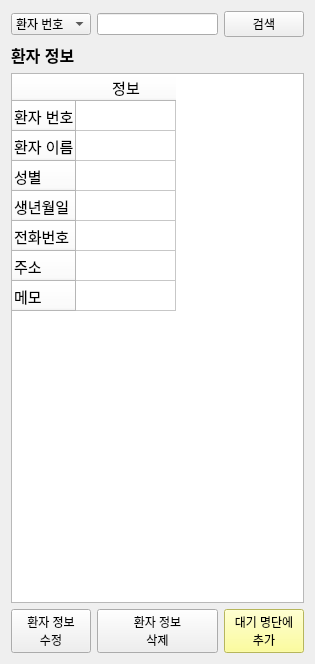
<?xml version="1.0" encoding="UTF-8"?>
<ui version="4.0">
 <class>PatientInfoManager</class>
 <widget class="QWidget" name="PatientInfoManager">
  <property name="geometry">
   <rect>
    <x>0</x>
    <y>0</y>
    <width>315</width>
    <height>664</height>
   </rect>
  </property>
  <property name="windowTitle">
   <string>Form</string>
  </property>
  <layout class="QGridLayout" name="gridLayout">
   <item row="3" column="1">
    <widget class="QPushButton" name="deletePushButton">
     <property name="text">
      <string>환자 정보
삭제</string>
     </property>
    </widget>
   </item>
   <item row="0" column="2">
    <widget class="QPushButton" name="searchPushButton">
     <property name="text">
      <string>검색</string>
     </property>
    </widget>
   </item>
   <item row="3" column="0">
    <widget class="QPushButton" name="modifyPushButton">
     <property name="text">
      <string>환자 정보
수정</string>
     </property>
    </widget>
   </item>
   <item row="0" column="1">
    <widget class="QLineEdit" name="searchLineEdit"/>
   </item>
   <item row="1" column="0">
    <widget class="QLabel" name="label_2">
     <property name="font">
      <font>
       <pointsize>12</pointsize>
       <bold>true</bold>
      </font>
     </property>
     <property name="text">
      <string>환자 정보</string>
     </property>
    </widget>
   </item>
   <item row="3" column="2">
    <widget class="QPushButton" name="addWaitPushButton">
     <property name="styleSheet">
      <string notr="true">QPushButton { background-color: rgb(255, 255, 127)}</string>
     </property>
     <property name="text">
      <string>대기 명단에
추가</string>
     </property>
    </widget>
   </item>
   <item row="0" column="0">
    <widget class="QComboBox" name="searchComboBox">
     <item>
      <property name="text">
       <string>환자 번호</string>
      </property>
     </item>
     <item>
      <property name="text">
       <string>환자 이름</string>
      </property>
     </item>
    </widget>
   </item>
   <item row="2" column="0" colspan="3">
    <widget class="QTableWidget" name="clientInfoTableWidget">
     <property name="font">
      <font>
       <pointsize>11</pointsize>
      </font>
     </property>
     <property name="styleSheet">
      <string notr="true">QTableCornerButton::section {background-color: #FFFFFF;}
QHeaderView {background-color: #FFFFFF;}</string>
     </property>
     <property name="editTriggers">
      <set>QAbstractItemView::NoEditTriggers</set>
     </property>
     <row>
      <property name="text">
       <string>환자 번호</string>
      </property>
      <property name="font">
       <font>
        <pointsize>11</pointsize>
       </font>
      </property>
     </row>
     <row>
      <property name="text">
       <string>환자 이름</string>
      </property>
      <property name="font">
       <font>
        <pointsize>11</pointsize>
       </font>
      </property>
     </row>
     <row>
      <property name="text">
       <string>성별</string>
      </property>
      <property name="font">
       <font>
        <pointsize>11</pointsize>
       </font>
      </property>
     </row>
     <row>
      <property name="text">
       <string>생년월일</string>
      </property>
      <property name="font">
       <font>
        <pointsize>11</pointsize>
       </font>
      </property>
     </row>
     <row>
      <property name="text">
       <string>전화번호</string>
      </property>
      <property name="font">
       <font>
        <pointsize>11</pointsize>
       </font>
      </property>
     </row>
     <row>
      <property name="text">
       <string>주소</string>
      </property>
      <property name="font">
       <font>
        <pointsize>11</pointsize>
       </font>
      </property>
     </row>
     <row>
      <property name="text">
       <string>메모</string>
      </property>
      <property name="font">
       <font>
        <pointsize>11</pointsize>
       </font>
      </property>
     </row>
     <column>
      <property name="text">
       <string>정보</string>
      </property>
      <property name="font">
       <font>
        <pointsize>11</pointsize>
       </font>
      </property>
     </column>
     <item row="0" column="0">
      <property name="text">
       <string/>
      </property>
      <property name="font">
       <font>
        <pointsize>10</pointsize>
       </font>
      </property>
     </item>
     <item row="1" column="0">
      <property name="text">
       <string/>
      </property>
      <property name="font">
       <font>
        <pointsize>10</pointsize>
       </font>
      </property>
     </item>
     <item row="2" column="0">
      <property name="text">
       <string/>
      </property>
      <property name="font">
       <font>
        <pointsize>10</pointsize>
       </font>
      </property>
     </item>
     <item row="3" column="0">
      <property name="font">
       <font>
        <pointsize>10</pointsize>
       </font>
      </property>
     </item>
     <item row="4" column="0">
      <property name="font">
       <font>
        <pointsize>10</pointsize>
       </font>
      </property>
     </item>
     <item row="5" column="0">
      <property name="font">
       <font>
        <pointsize>10</pointsize>
       </font>
      </property>
     </item>
     <item row="6" column="0">
      <property name="font">
       <font>
        <pointsize>10</pointsize>
       </font>
      </property>
     </item>
    </widget>
   </item>
  </layout>
 </widget>
 <resources/>
 <connections/>
</ui>
